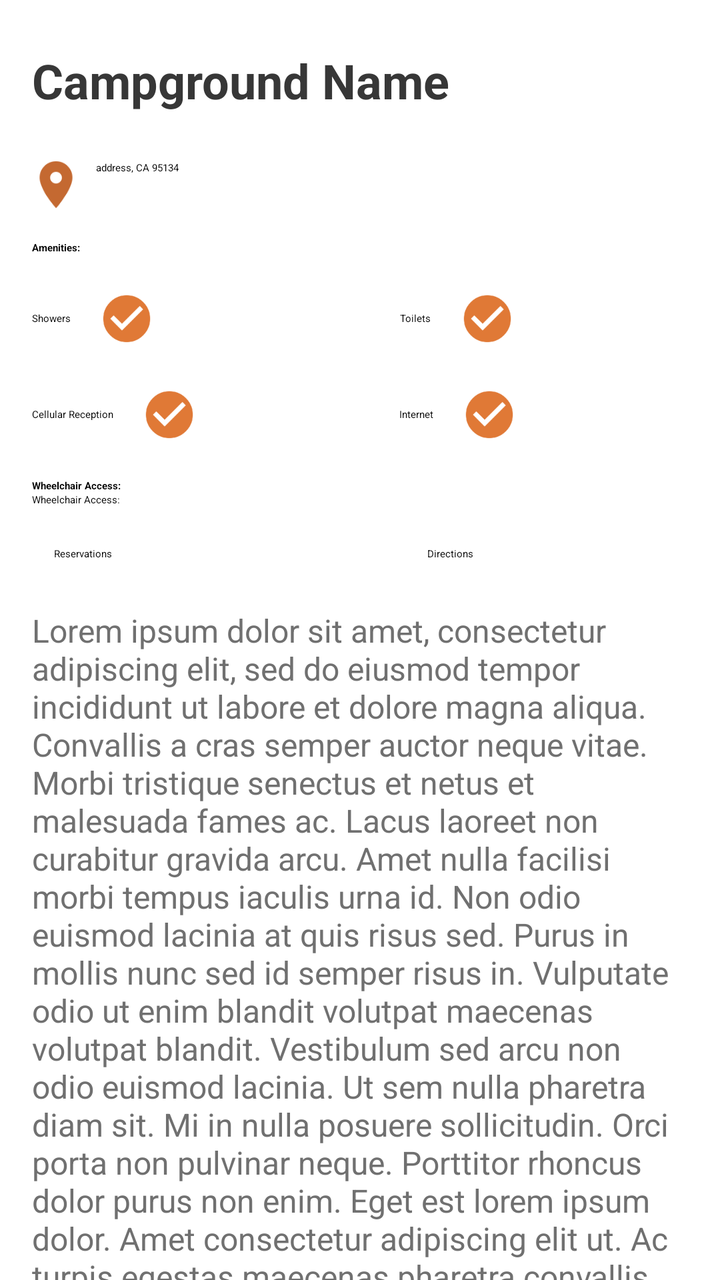
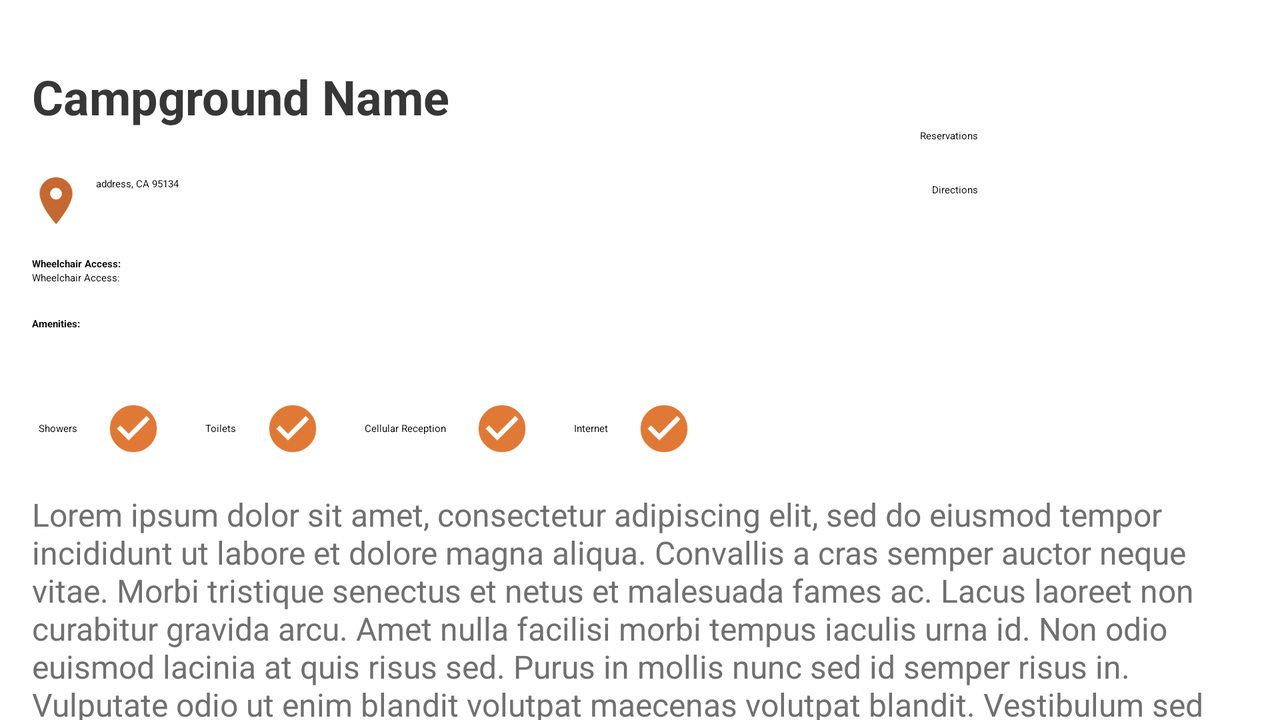

One screen, two layout resources from the same app: the default and the repository's alternative for another configuration. Each is rendered where Android would select it; the XML of both is given below.
<!-- AndroidManifest.xml: application theme Theme.USNationalParkGuide -->
<!-- res/layout/fragment_camp_details.xml -->
<?xml version="1.0" encoding="utf-8"?>

<FrameLayout xmlns:android="http://schemas.android.com/apk/res/android"
    xmlns:app="http://schemas.android.com/apk/res-auto"
    xmlns:tools="http://schemas.android.com/tools"
    xmlns:fresco="http://schemas.android.com/apk/res-auto"
    android:layout_width="match_parent"
    android:layout_height="match_parent"
    android:background="@color/White"
    app:layout_behavior="@string/appbar_scrolling_view_behavior">

    <android.support.constraint.ConstraintLayout
        android:layout_width="match_parent"
        android:layout_height="match_parent">

        <android.support.constraint.Guideline
            android:id="@+id/guideline"
            android:layout_width="8dp"
            android:layout_height="match_parent"
            android:orientation="vertical"
            app:layout_constraintGuide_percent="0.5" />


        <TextView
            android:id="@+id/camp_title"
            style="@style/TextAppearance.AppCompat.Headline"
            android:layout_width="wrap_content"
            android:layout_height="wrap_content"
            android:layout_marginEnd="@dimen/horizontal_margin"
            android:layout_marginLeft="@dimen/horizontal_margin"
            android:layout_marginRight="@dimen/horizontal_margin"
            android:layout_marginStart="@dimen/horizontal_margin"
            android:layout_marginTop="24dp"
            android:ellipsize="end"
            android:maxLines="2"
            android:scrollHorizontally="false"
            android:textColor="@color/primaryText"
            android:textStyle="bold"
            android:visibility="visible"
            app:layout_constraintEnd_toEndOf="parent"
            app:layout_constraintHorizontal_bias="0.0"
            app:layout_constraintStart_toStartOf="parent"
            app:layout_constraintTop_toTopOf="parent"
            tools:text="Campground Name" />


        <LinearLayout
            android:id="@+id/camp_address_linear_layout"
            android:layout_width="match_parent"
            android:layout_height="wrap_content"
            android:layout_marginEnd="@dimen/horizontal_margin"
            android:layout_marginLeft="@dimen/horizontal_margin"
            android:layout_marginRight="@dimen/horizontal_margin"
            android:layout_marginStart="@dimen/horizontal_margin"
            android:layout_marginTop="24dp"
            android:clickable="true"
            android:focusable="true"
            android:orientation="horizontal"
            app:layout_constraintEnd_toEndOf="parent"
            app:layout_constraintStart_toStartOf="parent"
            app:layout_constraintTop_toBottomOf="@+id/camp_title">


            <ImageView
                android:id="@+id/camp_address_marker"
                android:layout_width="wrap_content"
                android:layout_height="wrap_content"
                android:contentDescription="@string/image"
                android:src="@drawable/ic_location_on" />

            <TextView
                android:id="@+id/camp_address"
                android:layout_width="wrap_content"
                android:layout_height="wrap_content"
                android:layout_marginLeft="8dp"
                android:layout_marginStart="8dp"
                android:textIsSelectable="true"
                tools:text="address, CA 95134" />

        </LinearLayout>


        <TextView
            android:id="@+id/amenities_header"
            android:layout_width="wrap_content"
            android:layout_height="wrap_content"
            android:layout_margin="@dimen/horizontal_margin"
            android:layout_marginEnd="8dp"
            android:layout_marginRight="8dp"
            android:layout_marginTop="16dp"
            android:text="@string/amenities"
            android:textIsSelectable="true"
            android:textStyle="bold"
            app:layout_constraintEnd_toEndOf="parent"
            app:layout_constraintHorizontal_bias="0.0"
            app:layout_constraintStart_toStartOf="parent"
            app:layout_constraintTop_toBottomOf="@+id/camp_address_linear_layout" />

        <LinearLayout
            android:id="@+id/showers_linearLayout"
            android:layout_width="wrap_content"
            android:layout_height="wrap_content"
            android:layout_marginLeft="16dp"
            android:layout_marginStart="16dp"
            android:layout_marginTop="16dp"
            android:orientation="horizontal"
            app:layout_constraintStart_toStartOf="parent"
            app:layout_constraintTop_toBottomOf="@+id/amenities_header">

            <TextView
                android:id="@+id/showers_header"
                android:layout_width="wrap_content"
                android:layout_height="wrap_content"
                android:layout_gravity="center"
                android:text="@string/showers" />

            <ImageView
                android:id="@+id/showers_iv"
                android:layout_width="24dp"
                android:layout_height="wrap_content"
                android:layout_marginLeft="@dimen/horizontal_margin"
                android:layout_marginStart="@dimen/horizontal_margin"
                android:contentDescription="@string/image"
                tools:src="@drawable/ic_check_circle" />
        </LinearLayout>


        <LinearLayout
            android:id="@+id/toilets_linearLayout"
            android:layout_width="wrap_content"
            android:layout_height="wrap_content"
            android:layout_marginEnd="60dp"
            android:layout_marginLeft="8dp"
            android:layout_marginRight="60dp"
            android:layout_marginStart="8dp"
            android:layout_marginTop="16dp"
            android:orientation="horizontal"
            app:layout_constraintEnd_toEndOf="parent"
            app:layout_constraintHorizontal_bias="0.212"
            app:layout_constraintStart_toStartOf="@+id/guideline"
            app:layout_constraintTop_toBottomOf="@+id/amenities_header">

            <TextView
                android:id="@+id/toilets_header"
                android:layout_width="wrap_content"
                android:layout_height="wrap_content"
                android:layout_gravity="center"
                android:text="@string/toilets" />

            <ImageView
                android:id="@+id/toilets_iv"
                android:layout_width="24dp"
                android:layout_height="wrap_content"
                android:layout_marginLeft="@dimen/horizontal_margin"
                android:layout_marginStart="@dimen/horizontal_margin"
                android:contentDescription="@string/image"
                tools:src="@drawable/ic_check_circle" />
        </LinearLayout>

        <LinearLayout
            android:id="@+id/cellrecep_linearLayout"
            android:layout_width="wrap_content"
            android:layout_height="wrap_content"
            android:layout_marginLeft="16dp"
            android:layout_marginStart="16dp"
            android:layout_marginTop="16dp"
            android:orientation="horizontal"
            app:layout_constraintStart_toStartOf="parent"
            app:layout_constraintTop_toBottomOf="@+id/showers_linearLayout">

            <TextView
                android:id="@+id/cellrecep_header"
                android:layout_width="wrap_content"
                android:layout_height="wrap_content"
                android:layout_gravity="center"
                android:text="@string/cellrecep" />

            <ImageView
                android:id="@+id/cellrecep_iv"
                android:layout_width="24dp"
                android:layout_height="wrap_content"
                android:layout_marginLeft="@dimen/horizontal_margin"
                android:layout_marginStart="@dimen/horizontal_margin"
                android:contentDescription="@string/image"
                tools:src="@drawable/ic_check_circle" />
        </LinearLayout>


        <LinearLayout
            android:id="@+id/internet_linearLayout"
            android:layout_width="wrap_content"
            android:layout_height="wrap_content"
            android:layout_marginEnd="60dp"
            android:layout_marginLeft="8dp"
            android:layout_marginRight="60dp"
            android:layout_marginStart="8dp"
            android:layout_marginTop="16dp"
            android:orientation="horizontal"
            app:layout_constraintEnd_toEndOf="parent"
            app:layout_constraintHorizontal_bias="0.212"
            app:layout_constraintStart_toStartOf="@+id/guideline"
            app:layout_constraintTop_toBottomOf="@+id/toilets_linearLayout">

            <TextView
                android:id="@+id/internet_header"
                android:layout_width="wrap_content"
                android:layout_height="wrap_content"
                android:layout_gravity="center"
                android:text="@string/internet" />

            <ImageView
                android:id="@+id/internet_iv"
                android:layout_width="24dp"
                android:layout_height="wrap_content"
                android:layout_marginLeft="@dimen/horizontal_margin"
                android:layout_marginStart="@dimen/horizontal_margin"
                android:contentDescription="@string/image"
                tools:src="@drawable/ic_check_circle" />
        </LinearLayout>

        <LinearLayout
            android:id="@+id/wheelchair_linearLayout"
            android:layout_width="wrap_content"
            android:layout_height="wrap_content"
            android:layout_marginEnd="8dp"
            android:layout_marginLeft="16dp"
            android:layout_marginRight="8dp"
            android:layout_marginStart="16dp"
            android:layout_marginTop="16dp"
            android:orientation="vertical"
            app:layout_constraintEnd_toEndOf="parent"
            app:layout_constraintHorizontal_bias="0.0"
            app:layout_constraintStart_toStartOf="parent"
            app:layout_constraintTop_toBottomOf="@+id/cellrecep_linearLayout">

            <TextView
                android:id="@+id/wheelchair_header"
                android:layout_width="wrap_content"
                android:layout_height="wrap_content"
                android:text="@string/wheelchair"
                android:textStyle="bold" />

            <TextView
                android:id="@+id/wheelchair_tv"
                android:layout_width="wrap_content"
                android:layout_height="wrap_content"
                tools:text="@string/wheelchair" />
        </LinearLayout>

        <Button
            android:id="@+id/reservation_button"
            android:layout_width="132dp"
            android:layout_height="wrap_content"
            android:layout_marginEnd="8dp"
            android:layout_marginLeft="16dp"
            android:layout_marginRight="8dp"
            android:layout_marginStart="16dp"
            android:layout_marginTop="20dp"
            android:text="@string/reservations"
            app:layout_constraintEnd_toStartOf="@+id/guideline"
            app:layout_constraintHorizontal_bias="0.46"
            app:layout_constraintStart_toStartOf="parent"
            app:layout_constraintTop_toBottomOf="@+id/wheelchair_linearLayout" />

        <Button
            android:id="@+id/direction_button"
            android:layout_width="120dp"
            android:layout_height="wrap_content"
            android:layout_marginEnd="8dp"
            android:layout_marginLeft="16dp"
            android:layout_marginRight="8dp"
            android:layout_marginStart="16dp"
            android:layout_marginTop="20dp"
            android:text="@string/directions"
            app:layout_constraintEnd_toEndOf="parent"
            app:layout_constraintHorizontal_bias="0.491"
            app:layout_constraintStart_toStartOf="@+id/guideline"
            app:layout_constraintTop_toBottomOf="@+id/wheelchair_linearLayout" />

        <TextView
            android:id="@+id/camp_summary_tv"
            style="@style/TextAppearance.AppCompat.Subhead"
            android:layout_width="match_parent"
            android:layout_height="wrap_content"
            android:layout_marginEnd="@dimen/horizontal_margin"
            android:layout_marginLeft="@dimen/horizontal_margin"
            android:layout_marginRight="@dimen/horizontal_margin"
            android:layout_marginStart="@dimen/horizontal_margin"
            android:layout_marginTop="24dp"
            android:autoLink="web"
            android:linksClickable="true"
            android:textColor="@color/secondaryText"
            app:layout_constraintEnd_toEndOf="parent"
            app:layout_constraintHorizontal_bias="0.0"
            app:layout_constraintStart_toStartOf="parent"
            app:layout_constraintTop_toBottomOf="@+id/reservation_button"
            tools:text="@string/lorem_ipsum" />


    </android.support.constraint.ConstraintLayout>

</FrameLayout>
<!-- resources referenced by this layout -->
<resources>
  <color name="White">#FFFFFF</color>
  <color name="primaryText">#373737</color>
  <color name="secondaryText">#707070</color>
  <dimen name="horizontal_margin">16dp</dimen>
  <string name="amenities">Amenities:</string>
  <string name="cellrecep">Cellular Reception</string>
  <string name="directions">Directions</string>
  <string name="image">Image</string>
  <string name="internet">Internet</string>
  <string name="reservations">Reservations</string>
  <string name="showers">Showers</string>
  <string name="toilets">Toilets</string>
  <string name="wheelchair">Wheelchair Access:</string>
</resources>
<!-- res/layout-land/fragment_camp_details.xml (the repository's variant of the layout above) -->
<!-- drawn on the phone turned sideways -->
<?xml version="1.0" encoding="utf-8"?>

<FrameLayout xmlns:android="http://schemas.android.com/apk/res/android"
    xmlns:app="http://schemas.android.com/apk/res-auto"
    xmlns:tools="http://schemas.android.com/tools"
    android:layout_width="match_parent"
    android:layout_height="match_parent"
    android:background="@color/White"
    app:layout_behavior="@string/appbar_scrolling_view_behavior">

    <ScrollView
        android:layout_width="match_parent"
        android:layout_height="wrap_content">


        <androidx.constraintlayout.widget.ConstraintLayout
            android:layout_width="match_parent"
            android:layout_height="match_parent">

            <androidx.constraintlayout.widget.Guideline
                android:id="@+id/guideline"
                android:layout_width="8dp"
                android:layout_height="match_parent"
                android:orientation="vertical"
                app:layout_constraintGuide_percent="0.6" />

            <androidx.constraintlayout.widget.Guideline
                android:id="@+id/guideline2"
                android:layout_width="8dp"
                android:layout_height="match_parent"
                android:orientation="vertical"
                app:layout_constraintGuide_percent="0.75" />


            <TextView
                android:id="@+id/camp_title"
                style="@style/TextAppearance.AppCompat.Headline"
                android:layout_width="wrap_content"
                android:layout_height="wrap_content"
                android:layout_marginStart="@dimen/horizontal_margin"
                android:layout_marginLeft="@dimen/horizontal_margin"
                android:layout_marginTop="32dp"
                android:layout_marginEnd="8dp"
                android:layout_marginRight="8dp"
                android:ellipsize="end"
                android:maxLines="2"
                android:scrollHorizontally="false"
                android:textColor="@color/primaryText"
                android:textStyle="bold"
                android:visibility="visible"
                app:layout_constraintEnd_toStartOf="@+id/guideline"
                app:layout_constraintHorizontal_bias="0.0"
                app:layout_constraintStart_toStartOf="parent"
                app:layout_constraintTop_toTopOf="parent"
                tools:text="Campground Name" />


            <LinearLayout
                android:id="@+id/camp_address_linear_layout"
                android:layout_width="wrap_content"
                android:layout_height="wrap_content"
                android:layout_marginStart="@dimen/horizontal_margin"
                android:layout_marginLeft="@dimen/horizontal_margin"
                android:layout_marginTop="24dp"
                android:layout_marginEnd="8dp"
                android:layout_marginRight="8dp"
                android:clickable="true"
                android:focusable="true"
                android:orientation="horizontal"
                app:layout_constraintEnd_toEndOf="parent"
                app:layout_constraintHorizontal_bias="0.0"
                app:layout_constraintStart_toStartOf="parent"
                app:layout_constraintTop_toBottomOf="@+id/camp_title">


                <ImageView
                    android:id="@+id/camp_address_marker"
                    android:layout_width="wrap_content"
                    android:layout_height="wrap_content"
                    android:contentDescription="@string/image"
                    android:src="@drawable/ic_location_on" />

                <TextView
                    android:id="@+id/camp_address"
                    android:layout_width="285dp"
                    android:layout_height="wrap_content"
                    android:layout_marginStart="8dp"
                    android:layout_marginLeft="8dp"
                    android:ellipsize="none"
                    android:maxLines="5"
                    android:scrollHorizontally="false"
                    android:textIsSelectable="true"
                    tools:text="address, CA 95134" />

            </LinearLayout>


            <TextView
                android:id="@+id/amenities_header"
                android:layout_width="wrap_content"
                android:layout_height="28dp"
                android:layout_margin="@dimen/horizontal_margin"
                android:layout_marginStart="8dp"
                android:layout_marginLeft="8dp"
                android:layout_marginTop="16dp"
                android:layout_marginEnd="8dp"
                android:layout_marginRight="8dp"
                android:text="@string/amenities"
                android:textIsSelectable="true"
                android:textStyle="bold"
                app:layout_constraintEnd_toStartOf="@+id/guideline"
                app:layout_constraintHorizontal_bias="0.0"
                app:layout_constraintStart_toStartOf="parent"
                app:layout_constraintTop_toBottomOf="@+id/wheelchair_linearLayout" />

            <LinearLayout
                android:id="@+id/showers_linearLayout"
                android:layout_width="wrap_content"
                android:layout_height="wrap_content"
                android:layout_marginStart="8dp"
                android:layout_marginLeft="8dp"
                android:layout_marginTop="12dp"
                android:layout_marginEnd="180dp"
                android:layout_marginRight="180dp"
                android:orientation="horizontal"
                app:layout_constraintEnd_toStartOf="@+id/guideline2"
                app:layout_constraintHorizontal_bias="0.049"
                app:layout_constraintStart_toStartOf="parent"
                app:layout_constraintTop_toBottomOf="@+id/amenities_header">

                <TextView
                    android:id="@+id/showers_header"
                    android:layout_width="wrap_content"
                    android:layout_height="wrap_content"
                    android:layout_gravity="center"
                    android:text="@string/showers" />

                <ImageView
                    android:id="@+id/showers_iv"
                    android:layout_width="24dp"
                    android:layout_height="wrap_content"
                    android:layout_marginStart="@dimen/horizontal_margin"
                    android:layout_marginLeft="@dimen/horizontal_margin"
                    android:contentDescription="@string/image"
                    tools:src="@drawable/ic_check_circle" />
            </LinearLayout>


            <LinearLayout
                android:id="@+id/toilets_linearLayout"
                android:layout_width="wrap_content"
                android:layout_height="wrap_content"
                android:layout_marginStart="24dp"
                android:layout_marginLeft="24dp"
                android:layout_marginTop="12dp"
                android:orientation="horizontal"
                app:layout_constraintStart_toEndOf="@+id/showers_linearLayout"
                app:layout_constraintTop_toBottomOf="@+id/amenities_header">

                <TextView
                    android:id="@+id/toilets_header"
                    android:layout_width="wrap_content"
                    android:layout_height="wrap_content"
                    android:layout_gravity="center"
                    android:text="@string/toilets" />

                <ImageView
                    android:id="@+id/toilets_iv"
                    android:layout_width="24dp"
                    android:layout_height="wrap_content"
                    android:layout_marginStart="@dimen/horizontal_margin"
                    android:layout_marginLeft="@dimen/horizontal_margin"
                    android:contentDescription="@string/image"
                    tools:src="@drawable/ic_check_circle" />
            </LinearLayout>

            <LinearLayout
                android:id="@+id/cellrecep_linearLayout"
                android:layout_width="wrap_content"
                android:layout_height="wrap_content"
                android:layout_marginStart="24dp"
                android:layout_marginLeft="24dp"
                android:layout_marginTop="12dp"
                android:orientation="horizontal"
                app:layout_constraintStart_toEndOf="@+id/toilets_linearLayout"
                app:layout_constraintTop_toBottomOf="@+id/amenities_header">

                <TextView
                    android:id="@+id/cellrecep_header"
                    android:layout_width="wrap_content"
                    android:layout_height="wrap_content"
                    android:layout_gravity="center"
                    android:text="@string/cellrecep" />

                <ImageView
                    android:id="@+id/cellrecep_iv"
                    android:layout_width="24dp"
                    android:layout_height="wrap_content"
                    android:layout_marginStart="@dimen/horizontal_margin"
                    android:layout_marginLeft="@dimen/horizontal_margin"
                    android:contentDescription="@string/image"
                    tools:src="@drawable/ic_check_circle" />
            </LinearLayout>


            <LinearLayout
                android:id="@+id/internet_linearLayout"
                android:layout_width="wrap_content"
                android:layout_height="wrap_content"
                android:layout_marginStart="24dp"
                android:layout_marginLeft="24dp"
                android:layout_marginTop="12dp"
                android:orientation="horizontal"
                app:layout_constraintStart_toEndOf="@+id/cellrecep_linearLayout"
                app:layout_constraintTop_toBottomOf="@+id/amenities_header">

                <TextView
                    android:id="@+id/internet_header"
                    android:layout_width="wrap_content"
                    android:layout_height="wrap_content"
                    android:layout_gravity="center"
                    android:text="@string/internet" />

                <ImageView
                    android:id="@+id/internet_iv"
                    android:layout_width="24dp"
                    android:layout_height="wrap_content"
                    android:layout_marginStart="@dimen/horizontal_margin"
                    android:layout_marginLeft="@dimen/horizontal_margin"
                    android:contentDescription="@string/image"
                    tools:src="@drawable/ic_check_circle" />
            </LinearLayout>

            <LinearLayout
                android:id="@+id/wheelchair_linearLayout"
                android:layout_width="294dp"
                android:layout_height="wrap_content"
                android:layout_marginStart="16dp"
                android:layout_marginLeft="16dp"
                android:layout_marginTop="16dp"
                android:layout_marginEnd="8dp"
                android:layout_marginRight="8dp"
                android:orientation="vertical"
                app:layout_constraintEnd_toStartOf="@+id/guideline"
                app:layout_constraintHorizontal_bias="0.0"
                app:layout_constraintStart_toStartOf="parent"
                app:layout_constraintTop_toBottomOf="@+id/camp_address_linear_layout">

                <TextView
                    android:id="@+id/wheelchair_header"
                    android:layout_width="wrap_content"
                    android:layout_height="wrap_content"
                    android:text="@string/wheelchair"
                    android:textStyle="bold" />

                <TextView
                    android:id="@+id/wheelchair_tv"
                    android:layout_width="match_parent"
                    android:layout_height="wrap_content"
                    tools:text="@string/wheelchair" />
            </LinearLayout>

            <Button
                android:id="@+id/reservation_button"
                android:layout_width="132dp"
                android:layout_height="wrap_content"
                android:layout_marginStart="36dp"
                android:layout_marginLeft="36dp"
                android:layout_marginEnd="8dp"
                android:layout_marginRight="8dp"
                android:text="@string/reservations"
                app:layout_constraintEnd_toEndOf="parent"
                app:layout_constraintStart_toStartOf="@+id/guideline"
                app:layout_constraintTop_toBottomOf="@+id/camp_title" />

            <Button
                android:id="@+id/direction_button"
                android:layout_width="120dp"
                android:layout_height="49dp"
                android:layout_marginStart="36dp"
                android:layout_marginLeft="36dp"
                android:layout_marginTop="20dp"
                android:layout_marginEnd="8dp"
                android:layout_marginRight="8dp"
                android:text="@string/directions"
                app:layout_constraintEnd_toEndOf="parent"
                app:layout_constraintStart_toStartOf="@+id/guideline"
                app:layout_constraintTop_toBottomOf="@+id/reservation_button" />

            <TextView
                android:id="@+id/camp_summary_tv"
                style="@style/TextAppearance.AppCompat.Subhead"
                android:layout_width="match_parent"
                android:layout_height="wrap_content"
                android:layout_marginStart="@dimen/horizontal_margin"
                android:layout_marginLeft="@dimen/horizontal_margin"
                android:layout_marginTop="16dp"
                android:layout_marginEnd="@dimen/horizontal_margin"
                android:layout_marginRight="@dimen/horizontal_margin"
                android:layout_marginBottom="@dimen/horizontal_margin"
                android:autoLink="web"
                android:linksClickable="true"
                android:paddingBottom="@dimen/horizontal_margin"
                android:textColor="@color/secondaryText"
                app:layout_constraintEnd_toEndOf="parent"
                app:layout_constraintHorizontal_bias="0.0"
                app:layout_constraintStart_toStartOf="parent"
                app:layout_constraintTop_toBottomOf="@+id/cellrecep_linearLayout"
                tools:text="@string/lorem_ipsum" />


        </androidx.constraintlayout.widget.ConstraintLayout>

    </ScrollView>

</FrameLayout>
